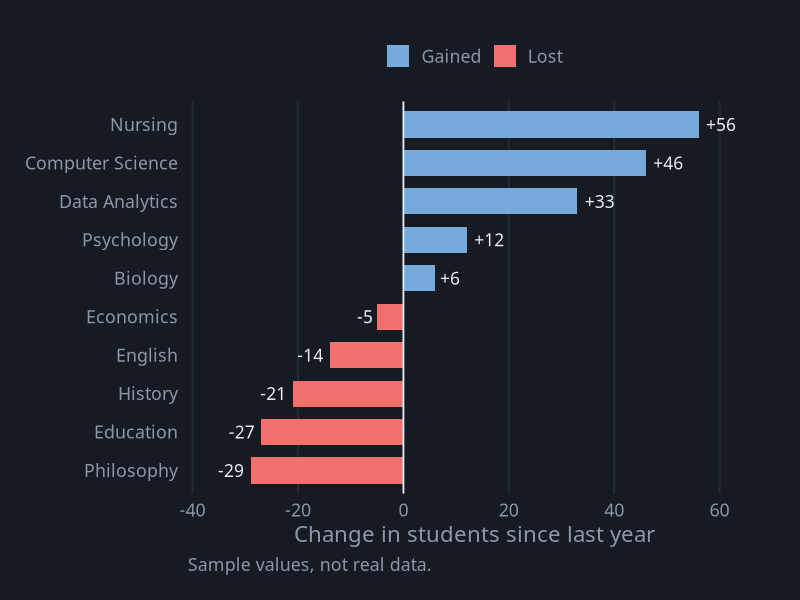
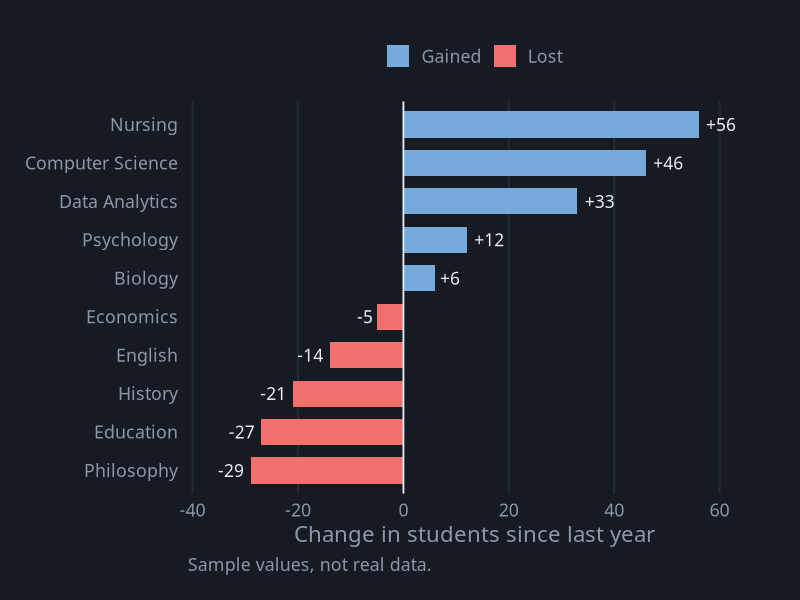

Generate these figures, in order, with R:
# Diverging Bar Chart
# Question: Which programs gained or lost students compared with last year?
# Put this script and divergingbar.csv in the same folder, then in RStudio choose
# Session > Set Working Directory > To Source File Location.

library(tidyverse)

# ---- Gallery look: dark background, soft gray text ----
font <- "IBM Plex Sans"   # use "sans" if IBM Plex Sans is not installed
ink  <- "#8B97A7"

theme_gallery <- function() {
  theme_minimal(base_size = 16, base_family = font) +
    theme(
      plot.background  = element_rect(fill = "#161B23", color = NA),
      panel.grid       = element_line(color = "#222A34"),
      panel.grid.minor = element_blank(),
      text             = element_text(color = ink),
      axis.text        = element_text(color = ink),
      legend.position  = "top",
      legend.title     = element_blank(),
      plot.margin      = margin(24, 28, 18, 18)
    )
}

pal <- c("Gained" = "#75AADB", "Lost" = "#F2716F")

df <- read_csv("divergingbar.csv", show_col_types = FALSE) |>
  mutate(change    = this_year - last_year,
         direction = if_else(change >= 0, "Gained", "Lost"),
         program   = fct_reorder(program, change))   # sort by the size of the change

p <- ggplot(df, aes(x = change, y = program, fill = direction)) +
  geom_col(width = 0.68) +
  geom_vline(xintercept = 0, color = "#E8EDF4", linewidth = 0.6) +
  # labels sit just past the end of each bar, on whichever side it grows
  geom_text(aes(label = scales::number(change, style_positive = "plus"),
                hjust = if_else(change >= 0, -0.25, 1.25)),
            color = "#E8EDF4", family = font, size = 4.4) +
  scale_x_continuous(expand = expansion(mult = 0.14)) +
  scale_fill_manual(values = pal) +
  labs(x = "Change in students since last year", y = NULL,
       caption = "Sample values, not real data.") +
  theme_gallery() +
  theme(panel.grid.major.y = element_blank(), plot.caption = element_text(color = ink, hjust = 0))

ggsave("divergingbar.png", p, width = 9, height = 6, dpi = 200)
p
